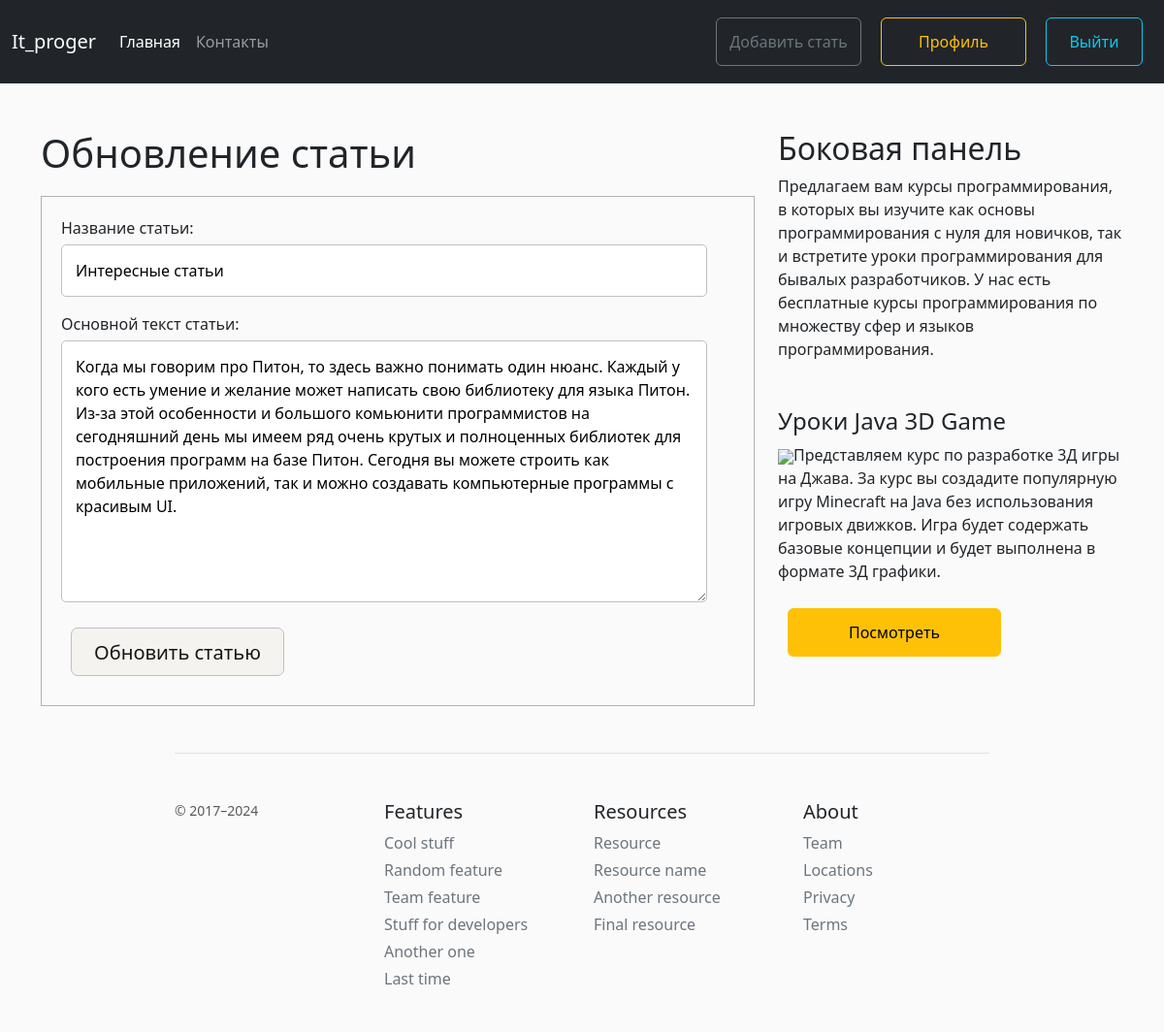
The app's page /news/1/update (signed in) with its own data.
### blog/models.py (models this page shows, shortened)
class News(models.Model):
    title = models.CharField('Название статьи', max_length=100, unique=True)
    text = models.TextField('Основной текст статьи')
    date = models.DateTimeField('Дата', default=timezone.now)
    avtor = models.ForeignKey(User, verbose_name = 'Автор', on_delete=models.CASCADE)
    views = models.IntegerField('Просмотры', default=1)
    class Meta:
        verbose_name = 'Новость'
        verbose_name_plural = 'Новости'

### blog/views.py (the view, shortened to what this page needs)
# urls.py: path('news/<int:pk>/update', views.UpdateNewsView.as_view(), name='news-update'),
class UpdateNewsView(LoginRequiredMixin, UserPassesTestMixin, UpdateView):
    model = News
    template_name = 'blog/create_news.html'
    fields = ['title', 'text']
    def get_context_data(self, **kwargs):
        ctx = super(UpdateNewsView, self).get_context_data(**kwargs)
        ctx['title'] = 'Обновление статьи'
        ctx['btn_text'] = 'Обновить статью'
        return ctx
    def test_func(self):
        news = self.get_object()
        if self.request.user == news.avtor:
            return True
        return False

### blog/templates/blog/create_news.html (shortened to what this page needs)
{% extends 'blog/base.html' %}
{% block content %}
<h1>{{ title }}</h1>
  <form method="post" class="form-register auth">
    {{ form.as_p }}
    <button class="brn btn-outline-warning" type="submit">{{ btn_text }}</button>
  </form>
{% endblock %}
{% block aside_block %}
<h4 class="mt-5">Уроки Java 3D Game</h4>
<img src="https://itproger.com/img/courses/x1715445829.jpg.pagespeed.ic.i275U3LWJb.webp"
<p>Представляем курс по разработке 3Д игры на Джава. За курс вы создадите популярную игру Minecraft на Java без использования игровых движков. Игра будет содержать базовые концепции и будет выполнена в формате 3Д графики.</p>
<a href="https://itproger.com/course/java-minecraft">
  <button class="btn btn-warning">Посмотреть</button>
</a>
{% endblock %}

### blog/static/blog/main.css (style rules this page uses)
body { background: #fafafa; }
.form-register { padding: 20px; background: #fafafa; border: 1px solid rgb(182, 177, 177); margin-top: 20px; }
.form-register.auth input, .form-register.auth textarea { display: block; width: 96%; margin-top: 5px; border: 1px solid silver; border-radius: 5px; padding: 2%; }
button { position: relative; margin: 10px; width: 220px; height: 50px; border: 1px solid silver; padding: 5px; border-radius: 7px; padding: 10px 15px; font-size: 20px; background: #f5f3ef; color: #151516; align-items: center; }

### records on screen
News: title "Интересные статьи", text "Когда мы говорим про Питон, то здесь важно понимать один нюанс. Каждый у кого есть умение и желание может написать свою библиотеку для языка Питон. Из-за этой особенности и большого комьюнити программистов на сегодняшний день мы имеем ряд очень крутых и полноценных библиотек для построения программ на базе Питон. Сегодня вы можете строить как мобильные приложений, так и можно создавать компьютерные программы с красивым UI."

### other values on screen
{{ title }} "Обновление статьи"
{{ btn_text }} "Обновить статью"
